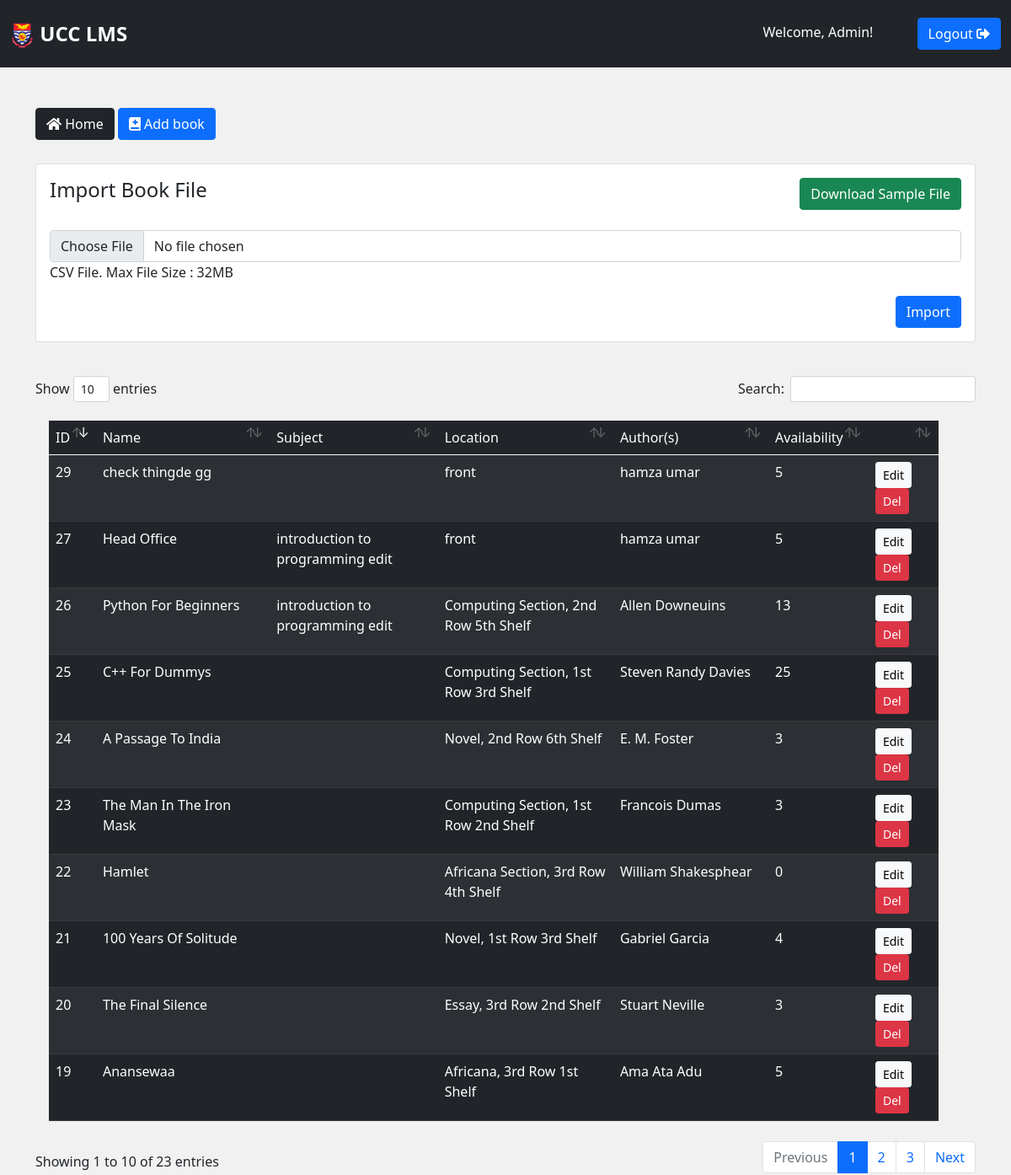
The app's page /view-books/ (signed in), older data.
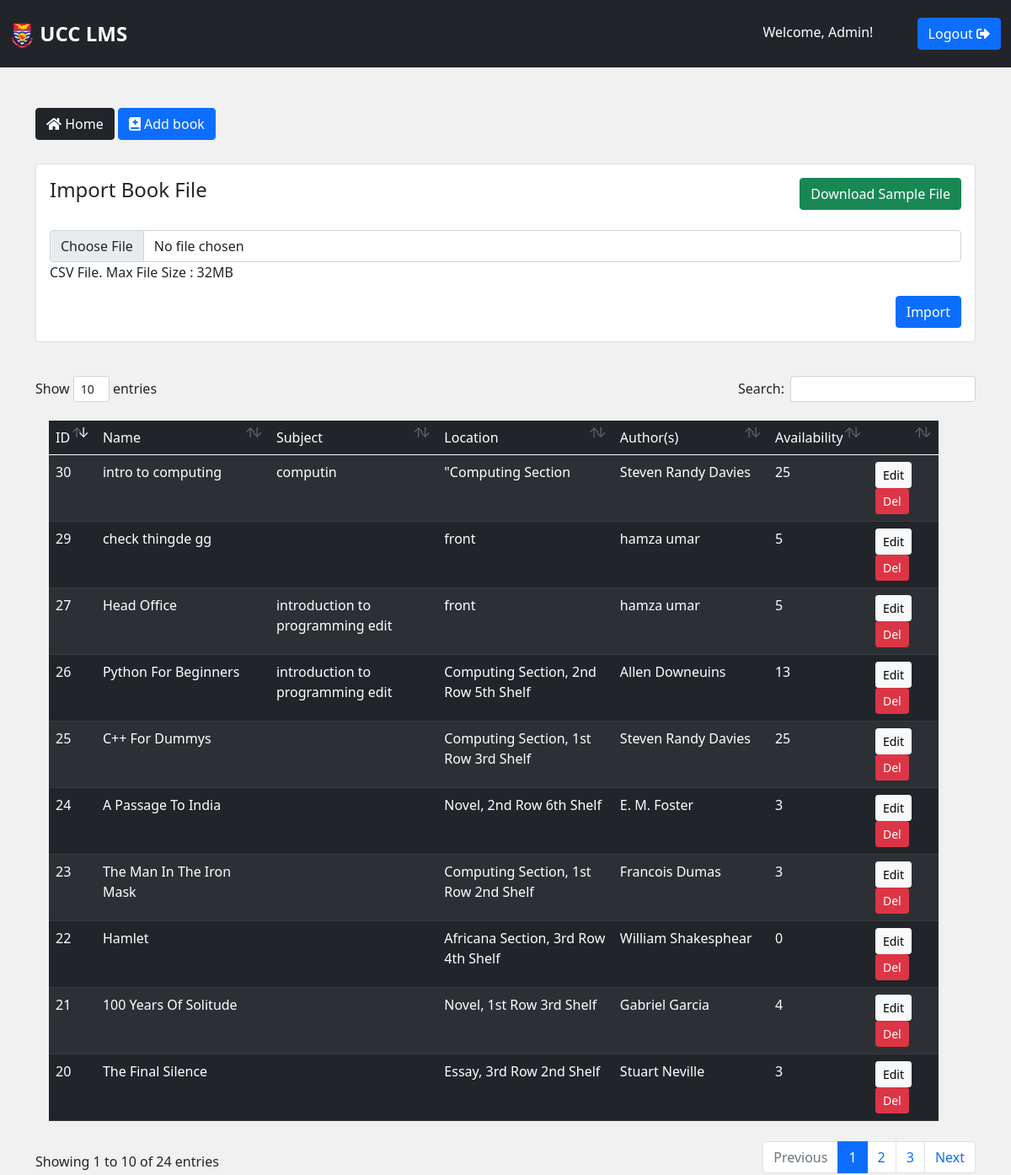
The same page, newer data.
### ucclms/models.py (models this page shows, shortened)
class Book(models.Model):
    title = models.CharField(max_length = 255, blank=False, null=False)
    publisher = models.CharField(max_length = 255, blank=True, null=True)
    availability = models.IntegerField(default=0, blank=True, null=True)
    year = models.CharField(max_length = 4, blank=True, null=True)
    author = models.CharField(max_length = 255, blank=True, null=True)
    location = models.CharField(max_length = 255, blank=True, null=True)
    subject = models.ForeignKey(Subject, on_delete=models.SET_NULL, null=True, blank=True, related_name='booksubject')
    is_stolen = models.BooleanField(default=False)
    no_stolen = models.IntegerField(null=True, blank=True, default=0)

class Subject(models.Model):
    name = models.CharField(unique=True, max_length=200)
    created_at = models.DateTimeField(auto_now_add=True)

### ucclms/views.py (the view, shortened to what this page needs)
# urls.py: path('view-books/', views.viewBooks, name='view-books'),
@login_required(login_url='login')
def viewBooks(request):
    books = Book.objects.order_by('-id')
    context = {'books': books}
    return render(request, 'ucclms/view-books.html', context)

### ucclms/templates/ucclms/view-books.html (shortened to what this page needs)
{% extends 'base.html' %}
{% block content %}
<div class="container users mt-5">
    <a href="{% url 'admin-dashboard' %}" class="btn btn-dark mb-2"><i class="fas fa-home"></i> Home</a>
    <a href="{% url 'add-book' %}" class="btn btn-primary mb-2"><i class="fas fa-book-medical"></i> Add book</a>
    <div class="col-12" >
        <div class="card" style="margin: 20px 0 40px;">
            <div class="card-body">
                <div class=" d-flex justify-content-between">
                    <h4>Import Book File</h4>
                    <a href="#"  class="btn btn-success waves-effect waves-light"> Download Sample File</a>
                </div>
                <br>
                <form action="" method="POST" enctype="multipart/form-data">
                    <input type="file" class="form-control" id="example-fileinput" name="file" required>
                    <p>CSV File. Max File Size : 32MB</p>
                    <div class="button-list d-flex justify-content-between">
                        <button type="submit" class="btn btn-primary waves-effect waves-light"> Import</button>
                    </div>
                </form>
            </div>
        </div>
    </div>
    <table class="table table-striped p-3 table-dark mt-2" id="table_id">
        <thead>
            <tr>
                <td>ID</td>
                <td>Name</td>
                <td>Subject</td>
                <td>Location</td>
                <td>Author(s)</td>
                <td>Availability</td>
                <td></td>
            </tr>
        </thead>
        <tbody>
            {% for book in books %}
            <tr>
                <td>{{book.id}}</td>
                <td>{{book.title}}</td>
                <td>{{book.subject.name}}</td>
                <td>{{book.location}}</td>
                <td>{{book.author}}</td>
                <td>{{book.availability}}</td>
                <td>
                    <a href="{% url 'edit-book' book.id %}" class="btn btn-light btn-sm">Edit</a>
                    <a href="{% url 'delete-book' book.id %}" class="btn btn-danger btn-sm">Del</a>
                </td>
            </tr>
            {% endfor %}
        </tbody>
    </table>
</div>
    {% endblock %}

### templates/base.html (shortened to what this page needs)
<!DOCTYPE html>
{% load static %}
<html lang="en">
<head>
    <link rel="stylesheet" type="text/css" href="{% static '/css/all.min.css' %}">
    <link rel="stylesheet" type="text/css" href="{% static '/css/sign-up.css' %}">
    <link rel="stylesheet" type="text/css" href="{% static '/css/bootstrap.css' %}">
    <link rel="stylesheet" type="text/css" href="{% static '/css/main.css' %}">
    <link rel="stylesheet" type="text/css" href="{% static '/css/dashstyle.css' %}">
    <link href="{% static 'libs/datatables/dataTables.bootstrap4.min.css' %}" rel="stylesheet" type="text/css" />
    <link href="{% static 'libs/datatables/responsive.bootstrap4.min.css' %}" rel="stylesheet" type="text/css" />
    <link href="{% static 'libs/datatables/buttons.bootstrap4.min.css' %}" rel="stylesheet" type="text/css" />
    <link href="{% static 'libs/datatables/select.bootstrap4.min.css' %}" rel="stylesheet" type="text/css" />
</head>
<body>
    <nav class="navbar navbar-dark bg-dark py-3">
        <div class="container-fluid">
            <div class="logo"><a href="/"><img src="{% static '/img/ucc_web_logo.png' %}" alt="logo.png" height='30px'>
                    UCC LMS</a></div>
            <div class="right">
                <span id="hello-msg" class="mx-5" style="text-transform: capitalize; color: white;">Welcome,
                    {{request.user}}!</span>
                <a href="{% url 'logout' %}" class="btn btn-primary">
                    Logout <i class="fas fa-sign-out-alt"></i>
                </a>
            </div>
        </div>
    </nav>
    {% block content %}
    {% endblock %}
</body>
</html>

### static/css/main.css (style rules this page uses)
* { margin: 0; padding: 0; box-sizing: border-box; }
body { background-color: rgb(241, 241, 241); }
a { text-decoration: none; }
nav.navbar { height: 10vh; }
nav.navbar a { color: #fff; }
nav .logo { font-weight: bold; font-size: 1.5rem; }

Row changes from the older to the newer data that the page shows:
no longer on this page (row unchanged): Book: id "19", title "Anansewaa", location "Africana, 3rd Row 1st Shelf", author "Ama Ata Adu", availability "5"
added Book: id "30", title "intro to computing", subject.name "computin", location "\"Computing Section", author "Steven Randy Davies", availability "25"
Text that changed along with them:
text written by a page script: "Show entries Search: Showing 1 to 10 of 23 entries Previous 1 2 3 Next" → "Show entries Search: Showing 1 to 10 of 24 entries Previous 1 2 3 Next"
